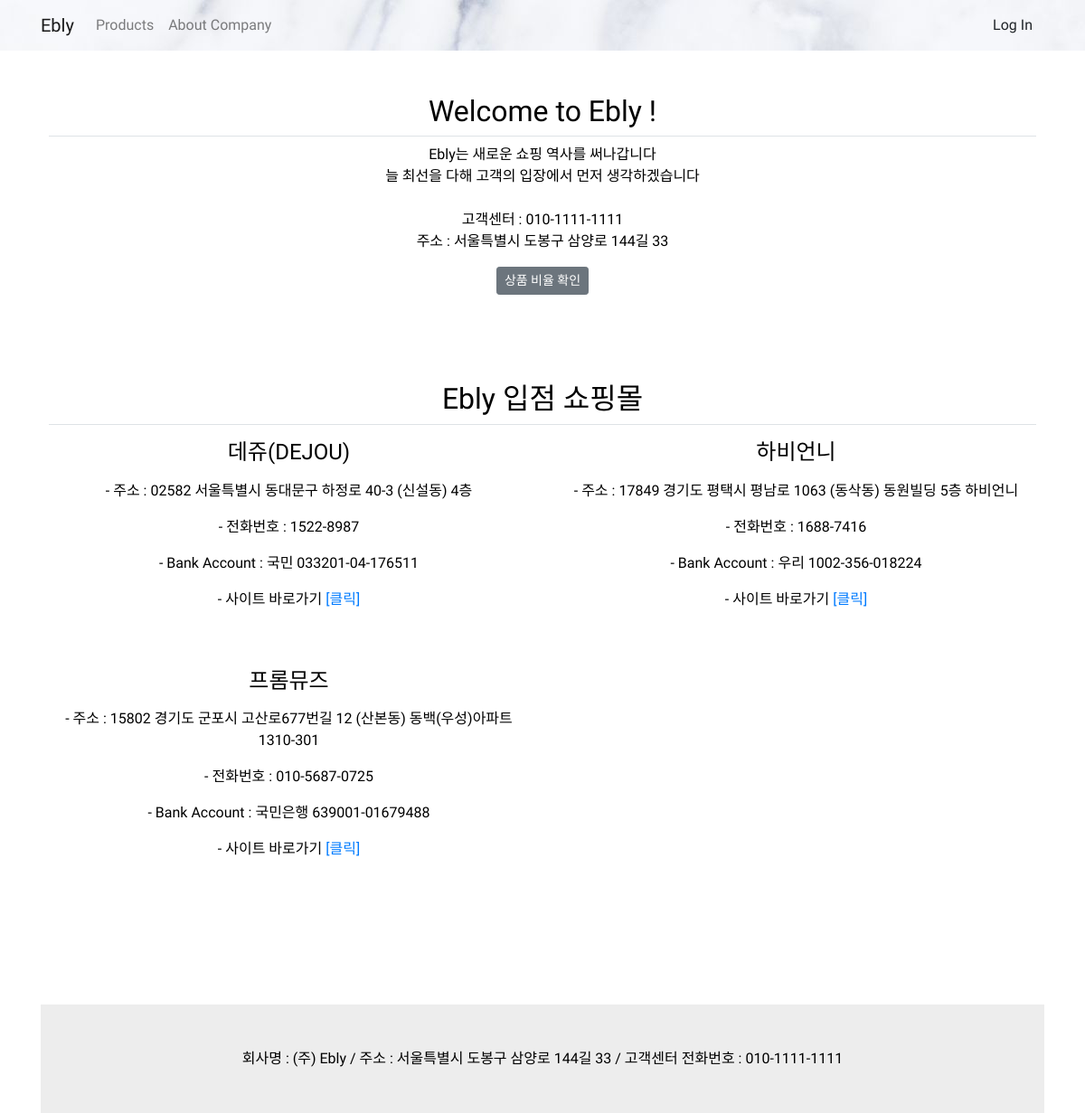
Page /about_company/ on the earlier database version.
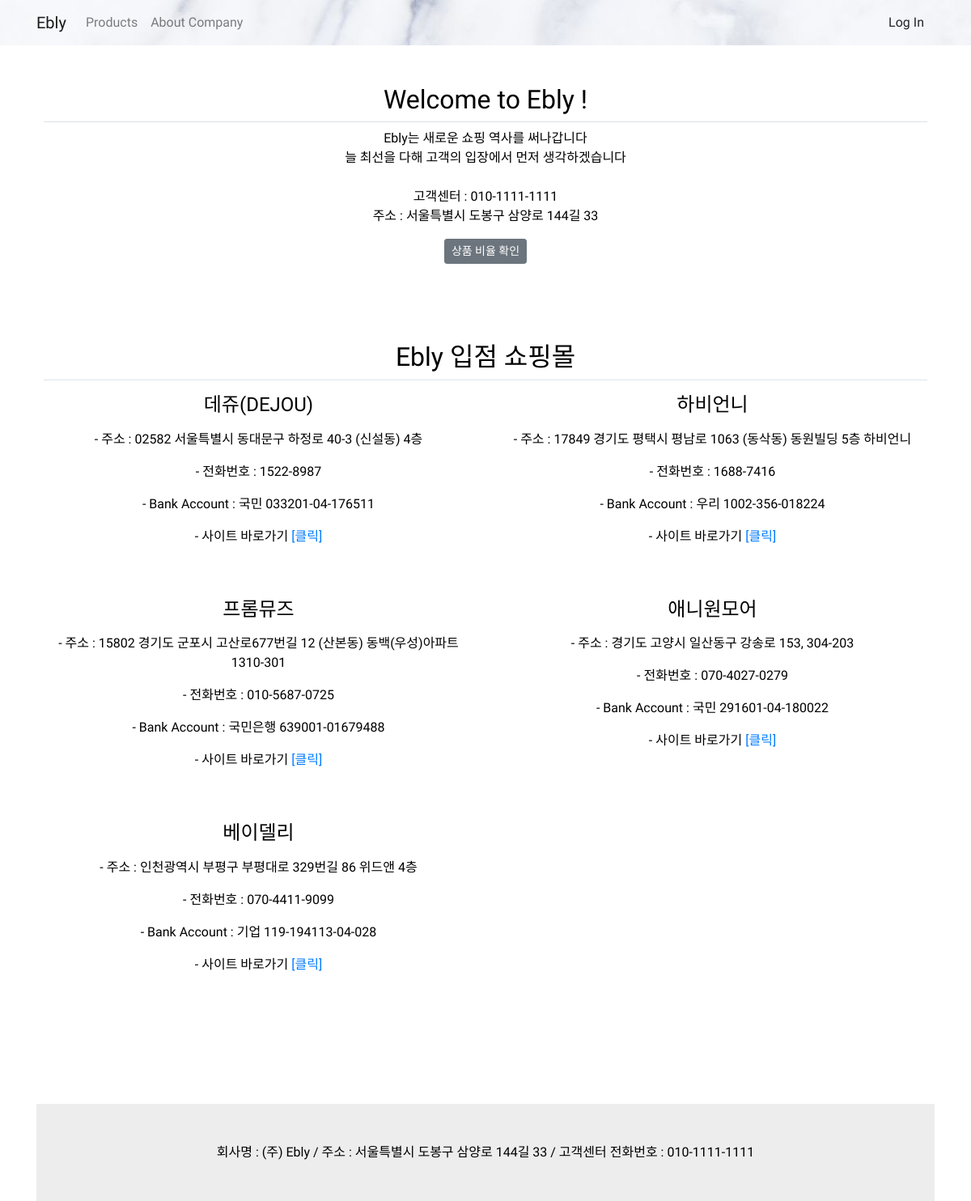
Same page on the later database version.
### shop/models.py (models this page shows, shortened)
class Company(models.Model):
    com_name = models.CharField(max_length=30)
    address = models.TextField()
    contact = models.CharField(max_length=100)
    com_url = models.URLField()
    bank_account = models.CharField(max_length=50)

### home/views.py (the view)
# urls.py: path('about_company/', views.about_com),
def about_com(request):
    companies = Company.objects.all()
    categories = Category.objects.all()
    cnt = []
    for c in categories:
        products = Good.objects.filter(category=c)
        cnt.append(products.count())
    return render(request, 'home/about_company.html',
                  {
                      'companies': companies,
                      'cnt': cnt,
                  })

### home/templates/home/about_company.html (shortened to what this page needs)
<!DOCTYPE html>
{% load static %}
<html lang="ko">
<head>
    <link href="{% static 'shop/css/font.css' %}" rel="stylesheet" type="text/css" media="screen">
    <link href="{% static 'shop/bootstrap/bootstrap.min.css' %}" rel="stylesheet" type="text/css" media="screen">
    <link href="{% static 'shop/css/footer.css' %}" rel="stylesheet" type="text/css" media="screen">
</head>
<body class="web-font">
    {% include 'shop/navbar.html' %}
    <div class="container px-4 py-5" style="text-align:center;">
        <h2 class="pb-2 border-bottom">Welcome to Ebly !</h2>
               Ebly는 새로운 쇼핑 역사를 써나갑니다</br>늘 최선을 다해 고객의 입장에서 먼저 생각하겠습니다</br></br>
                고객센터 : 010-1111-1111</br>
                주소 : 서울특별시 도봉구 삼양로 144길 33</br>
                <button class="btn btn-sm btn-secondary mt-3" data-toggle="modal" data-target="#statistic">상품 비율 확인</button>
    </div>
  <div class="container px-4 py-5 text-center" id="icon-grid">
    <h2 class="pb-2 border-bottom">Ebly 입점 쇼핑몰</h2>
    <div class="row mt-3">
        {% for com in companies %}
      <div class="col-lg-6 mb-5">
        <div>
          <h4 class="fw-bold mb-0">{{com.com_name}}</h4>
          <p> - 주소 : {{com.address}}</p>
            <p> - 전화번호 : {{com.contact}}</p>
            <p> - Bank Account : {{com.bank_account}}</p>
            <p> - 사이트 바로가기 <a href="{{com.com_url}}">[클릭]</a></p>
        </div>
      </div>
        {% endfor %}
  </div>
  </div>
<div class="container">
    <div class="mt-5">
        {% include 'shop/footer.html' %}
    </div>
</div>
</body>
</html>

Differences in the rows shown:
added Company: com_name "애니원모어", address "경기도 고양시 일산동구 강송로 153, 304-203", contact "070-4027-0279", bank_account "국민 291601-04-180022"
added Company: com_name "베이델리", address "인천광역시 부평구 부평대로 329번길 86 위드앤 4층", contact "070-4411-9099", bank_account "기업 119-194113-04-028"
